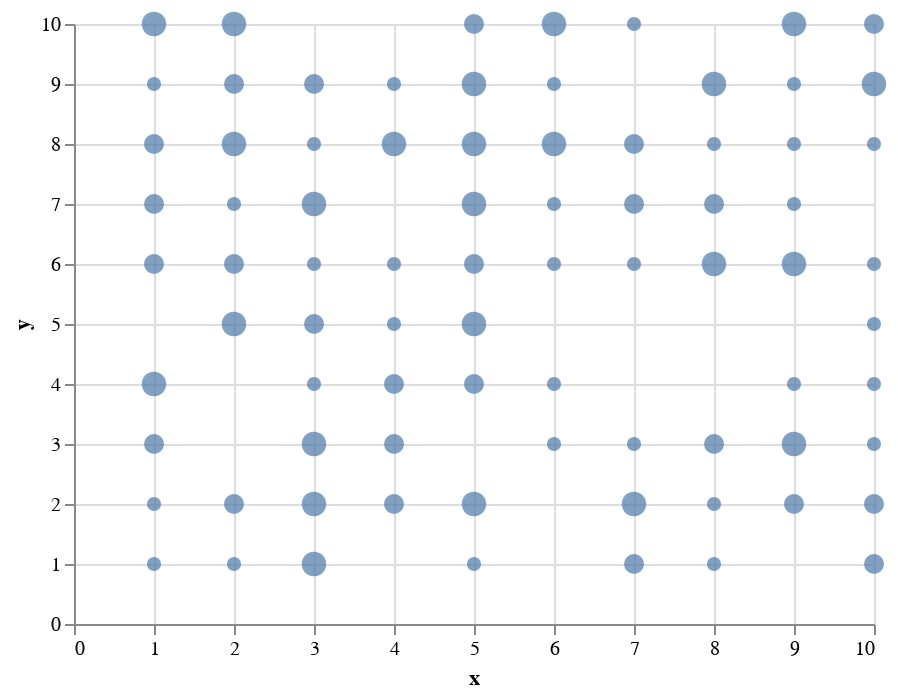

Write notebook code for a chart like this one.
### Code cell
import numpy as np
import pandas as pd
import random
import altair as alt

def generate_data(x, y):
  data = pd.DataFrame(
      columns = ['x', 'y', 'point_size'],
      data = {
          'x': pd.Series(np.tile(range(1,x+1), y) ),
          'y': np.repeat(range(1,x+1),y),
          'point_size': [50 * random.randint(0,3) for i in range(0, x*y)],
          },
      )
  return data


def plot_points_altair(data):
  fig = alt.Chart(data[data.point_size>0]).mark_point(filled=True).encode(
      x=alt.X('x'),
      y=alt.Y('y'),
      size=alt.Size('point_size:N', scale=None),
      )
  return fig

data = generate_data(10,10)
plot_points_altair(data)

### Figure 1 — Vega-Lite specification as saved in the notebook (floating-point values rounded to 4 significant figures)
{"config": {"view": {"continuousWidth": 400, "continuousHeight": 300}}, "data": {"name": "data-14f656641b72b2f4e4a7ec7bca6f5df5"}, "mark": {"type": "point", "filled": true}, "encoding": {"size": {"field": "point_size", "scale": null, "type": "nominal"}, "x": {"field": "x", "type": "quantitative"}, "y": {"field": "y", "type": "quantitative"}}, "$schema": "https://vega.github.io/schema/vega-lite/v4.17.0.json", "datasets": {"data-14f656641b72b2f4e4a7ec7bca6f5df5": [{"x": 1, "y": 1, "point_size": 50}, {"x": 2, "y": 1, "point_size": 50}, {"x": 3, "y": 1, "point_size": 150}, {"x": 5, "y": 1, "point_size": 50}, {"x": 7, "y": 1, "point_size": 100}, {"x": 8, "y": 1, "point_size": 50}, {"x": 10, "y": 1, "point_size": 100}, {"x": 1, "y": 2, "point_size": 50}, {"x": 2, "y": 2, "point_size": 100}, {"x": 3, "y": 2, "point_size": 150}, {"x": 4, "y": 2, "point_size": 100}, {"x": 5, "y": 2, "point_size": 150}, {"x": 7, "y": 2, "point_size": 150}, {"x": 8, "y": 2, "point_size": 50}, {"x": 9, "y": 2, "point_size": 100}, {"x": 10, "y": 2, "point_size": 100}, {"x": 1, "y": 3, "point_size": 100}, {"x": 3, "y": 3, "point_size": 150}, {"x": 4, "y": 3, "point_size": 100}, {"x": 6, "y": 3, "point_size": 50}, {"x": 7, "y": 3, "point_size": 50}, {"x": 8, "y": 3, "point_size": 100}, {"x": 9, "y": 3, "point_size": 150}, {"x": 10, "y": 3, "point_size": 50}, {"x": 1, "y": 4, "point_size": 150}, {"x": 3, "y": 4, "point_size": 50}, {"x": 4, "y": 4, "point_size": 100}, {"x": 5, "y": 4, "point_size": 100}, {"x": 6, "y": 4, "point_size": 50}, {"x": 9, "y": 4, "point_size": 50}, {"x": 10, "y": 4, "point_size": 50}, {"x": 2, "y": 5, "point_size": 150}, {"x": 3, "y": 5, "point_size": 100}, {"x": 4, "y": 5, "point_size": 50}, {"x": 5, "y": 5, "point_size": 150}, {"x": 10, "y": 5, "point_size": 50}, {"x": 1, "y": 6, "point_size": 100}, {"x": 2, "y": 6, "point_size": 100}, {"x": 3, "y": 6, "point_size": 50}, {"x": 4, "y": 6, "point_size": 50}, {"x": 5, "y": 6, "point_size": 100}, {"x": 6, "y": 6, "point_size": 50}, {"x": 7, "y": 6, "point_size": 50}, {"x": 8, "y": 6, "point_size": 150}, {"x": 9, "y": 6, "point_size": 150}, {"x": 10, "y": 6, "point_size": 50}, {"x": 1, "y": 7, "point_size": 100}, {"x": 2, "y": 7, "point_size": 50}, {"x": 3, "y": 7, "point_size": 150}, {"x": 5, "y": 7, "point_size": 150}, {"x": 6, "y": 7, "point_size": 50}, {"x": 7, "y": 7, "point_size": 100}, {"x": 8, "y": 7, "point_size": 100}, {"x": 9, "y": 7, "point_size": 50}, {"x": 1, "y": 8, "point_size": 100}, {"x": 2, "y": 8, "point_size": 150}, {"x": 3, "y": 8, "point_size": 50}, {"x": 4, "y": 8, "point_size": 150}, {"x": 5, "y": 8, "point_size": 150}, {"x": 6, "y": 8, "point_size": 150}, {"x": 7, "y": 8, "point_size": 100}, {"x": 8, "y": 8, "point_size": 50}, {"x": 9, "y": 8, "point_size": 50}, {"x": 10, "y": 8, "point_size": 50}, {"x": 1, "y": 9, "point_size": 50}, {"x": 2, "y": 9, "point_size": 100}, {"x": 3, "y": 9, "point_size": 100}, {"x": 4, "y": 9, "point_size": 50}, {"x": 5, "y": 9, "point_size": 150}, {"x": 6, "y": 9, "point_size": 50}, {"x": 8, "y": 9, "point_size": 150}, {"x": 9, "y": 9, "point_size": 50}, {"x": 10, "y": 9, "point_size": 150}, {"x": 1, "y": 10, "point_size": 150}, {"x": 2, "y": 10, "point_size": 150}, {"x": 5, "y": 10, "point_size": 100}, {"x": 6, "y": 10, "point_size": 150}, {"x": 7, "y": 10, "point_size": 50}, {"x": 9, "y": 10, "point_size": 150}, {"x": 10, "y": 10, "point_size": 100}]}}
